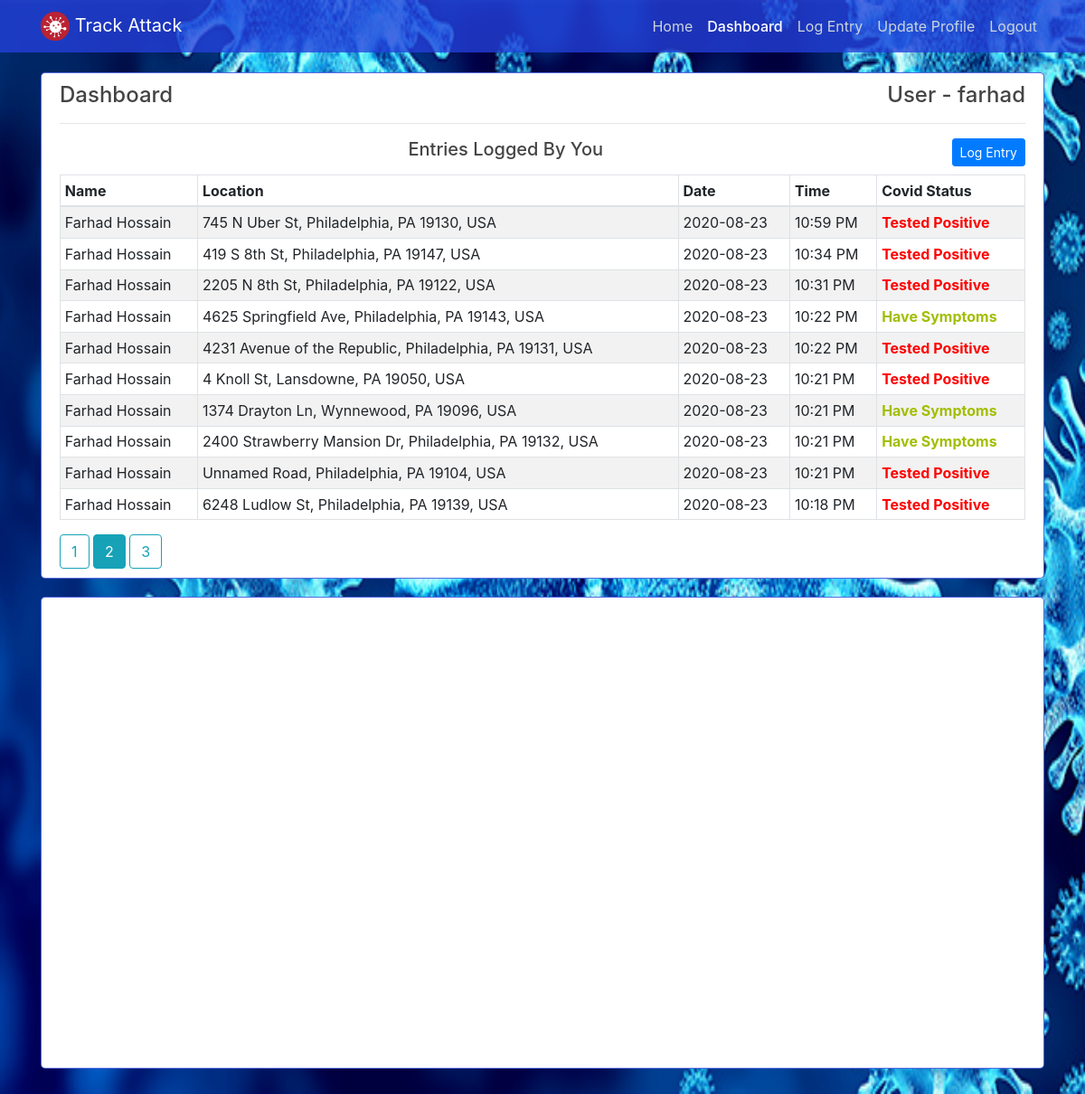
Page /dashboard?page=2 (signed in) on the committed database.
### app/models.py (models this page shows, shortened)
class User(db.Model, UserMixin):
    id = db.Column(db.Integer, primary_key=True)
    username = db.Column(db.String(15), unique=True, nullable=False)
    email = db.Column(db.String(120), unique=True, nullable=False)
    image_file = db.Column(db.String(20), nullable=False, default='default.jpg')
    password = db.Column(db.String(60), nullable=False)
    full_name = db.Column(db.String(60))
    age = db.Column(db.Integer)
    entries = db.relationship('Entry', backref='user', lazy=True)

class Entry(db.Model):
    id = db.Column(db.Integer, primary_key=True)
    full_name = db.Column(db.String(30))
    date_posted = db.Column(db.DateTime, nullable=False, default=datetime.utcnow)
    visited_date_time = db.Column(db.DateTime, nullable=False, default=datetime.utcnow)
    age = db.Column(db.Integer)
    last_visited_location = db.Column(db.String(100))
    last_visited_location_lat = db.Column(db.String(100))
    last_visited_location_long = db.Column(db.String(100))
    covid_status = db.Column(db.Integer, default=0)
    user_id = db.Column(db.Integer, db.ForeignKey('user.id'), nullable=False)

### app/users/routes.py (the view)
@users.route('/dashboard', methods=["GET", "POST"])
@login_required
def dashboard():
    page = request.args.get('page', 1, type=int)
    entries = Entry.query.filter_by(user_id=current_user.id).order_by(Entry.date_posted.desc()).paginate(page=page, per_page=app.config['PAGINATION_PER_PAGE'])
    return render_template('dashboard.html', entries=entries, title="Dashboard")

### app/models.py (called while the page is built)
@login_manager.user_loader
def load_user(user_id):
    return User.query.get(int(user_id))

### app/templates/dashboard.html (shortened to what this page needs)
{% extends "layout.html" %}
{% set active_page='dashboard_page' %}
{% block content %}
<div class="col-md-12">
    <div class="content-section">
        <div>
            <h4>Dashboard <span style="float: right;">User - {{ current_user.username }}</span></h4>
            <hr>
        </div>
        {% if entries.items|length > 0 %}
            <h5 class="text-center mb-3">Entries Logged By You
                <span style="float: right;"><a href="{{ url_for('users.log_entry') }}" class="btn btn-primary btn-sm">Log Entry</a></span></h5>
                <table class="table table-bordered table-striped table-sm table-hover">
                    <thead>
                        <tr>
                            <th>Name</th>
                            <th>Location</th>
                            <th>Date</th>
                            <th>Time</th>
                            <th>Covid Status</th>
                        </tr>
                    </thead>
                    <tbody>
                        {% for entry in entries.items %}
                        <tr>
                            <td>{{ entry.full_name }}</td>
                            <td>{{ entry.last_visited_location }}</td>
                            <td>{{ entry.visited_date_time.strftime("%Y-%m-%d") }}</td>
                            <td>{{ entry.visited_date_time.strftime("%I:%M %p") }}</td>
                            <td>{% if entry.covid_status == 2 %}
                                <b style="color: rgb(255, 0, 0);">Tested Positive</b>
                                {% else %}
                                <b style="color: rgb(162, 190, 0);">Have Symptoms</b>
                                {% endif %}</td>
                        </tr>
                    {% endfor %}
                    </tbody>
                </table>
                {% for page_num in entries.iter_pages(left_edge=1, right_edge=1, left_current=1, right_current=2) %}
                    {% if page_num %}
                        {% if  entries.page == page_num %}
                            <a class="btn btn-info" href="{{ url_for('users.dashboard', page=page_num) }}">{{ page_num }}</a>
                        {% else %}
                            <a class="btn btn-outline-info" href="{{ url_for('users.dashboard', page=page_num) }}">{{ page_num }}</a>
                        {% endif %}
                        {% else %}
                        ...
                    {% endif %}
                {% endfor %}
        {% else %}
            <h5 class="text-center">Oops! You didn't log any entries so far.</h5>
            <div class="text-center">
                <a href="{{ url_for('users.log_entry') }}" class="btn btn-primary">Log Entry Now</a>
            </div>
        {% endif %}
    </div>
</div>
{% endblock content %}
{% block map %}
<div class="col-md-12 mb-2">
    <div class="content-section">
        <div id="map" style="width: 100%; height: 500px"></div>
    </div>
</div>
{% endblock map %}

### app/static/main.css (style rules this page uses)
body { color: #333333; background-image: url("images/Coronavirus.png"); background-repeat: no-repeat; background-attachment: fixed; background-position: center; background-size: 100% 100%; margin-top: 5rem; }
h1, h2, h3, h4, h5, h6 { color: #444444; }
.content-section { background: #ffffff; padding: 10px 20px; border: 1px solid #2540dbc7; border-radius: 5px; margin-bottom: 20px; }

### rows in the picture
User: username "farhad"
Entry: full_name "Farhad Hossain", last_visited_location "745 N Uber St, Philadelphia, PA 19130, USA", visited_date_time "2020-08-23", visited_date_time "10:59 PM", covid_status "Tested Positive"
Entry: full_name "Farhad Hossain", last_visited_location "419 S 8th St, Philadelphia, PA 19147, USA", visited_date_time "2020-08-23", visited_date_time "10:34 PM", covid_status "Tested Positive"
Entry: full_name "Farhad Hossain", last_visited_location "2205 N 8th St, Philadelphia, PA 19122, USA", visited_date_time "2020-08-23", visited_date_time "10:31 PM", covid_status "Tested Positive"
Entry: full_name "Farhad Hossain", last_visited_location "4625 Springfield Ave, Philadelphia, PA 19143, USA", visited_date_time "2020-08-23", visited_date_time "10:22 PM", covid_status "Have Symptoms"
Entry: full_name "Farhad Hossain", last_visited_location "4231 Avenue of the Republic, Philadelphia, PA 19131, USA", visited_date_time "2020-08-23", visited_date_time "10:22 PM", covid_status "Tested Positive"
Entry: full_name "Farhad Hossain", last_visited_location "4 Knoll St, Lansdowne, PA 19050, USA", visited_date_time "2020-08-23", visited_date_time "10:21 PM", covid_status "Tested Positive"
Entry: full_name "Farhad Hossain", last_visited_location "1374 Drayton Ln, Wynnewood, PA 19096, USA", visited_date_time "2020-08-23", visited_date_time "10:21 PM", covid_status "Have Symptoms"
Entry: full_name "Farhad Hossain", last_visited_location "2400 Strawberry Mansion Dr, Philadelphia, PA 19132, USA", visited_date_time "2020-08-23", visited_date_time "10:21 PM", covid_status "Have Symptoms"
Entry: full_name "Farhad Hossain", last_visited_location "Unnamed Road, Philadelphia, PA 19104, USA", visited_date_time "2020-08-23", visited_date_time "10:21 PM", covid_status "Tested Positive"
Entry: full_name "Farhad Hossain", last_visited_location "6248 Ludlow St, Philadelphia, PA 19139, USA", visited_date_time "2020-08-23", visited_date_time "10:18 PM", covid_status "Tested Positive"

### other values in the picture
{{ page_num }} "1" "3"
{{ page_num }} "2"
